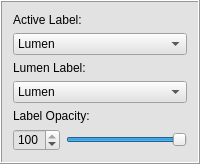
    <widget class="QFrame" name="frame_4">
     <property name="minimumSize">
      <size>
       <width>0</width>
       <height>0</height>
      </size>
     </property>
     <property name="styleSheet">
      <string notr="true">background-color: rgb(226, 226, 226)</string>
     </property>
     <property name="frameShape">
      <enum>QFrame::Box</enum>
     </property>
     <property name="frameShadow">
      <enum>QFrame::Raised</enum>
     </property>
     <layout class="QVBoxLayout" name="verticalLayout_9">
      <item>
       <widget class="QLabel" name="activeLabelLabel">
        <property name="font">
         <font>
          <family>Arial</family>
         </font>
        </property>
        <property name="text">
         <string>Active Label:</string>
        </property>
       </widget>
      </item>
      <item>
       <widget class="QComboBox" name="labelComboBox">
        <property name="font">
         <font>
          <family>Arial</family>
         </font>
        </property>
        <property name="iconSize">
         <size>
          <width>13</width>
          <height>13</height>
         </size>
        </property>
        <item>
         <property name="text">
          <string>Lumen</string>
         </property>
         <property name="icon">
          <iconset resource="../../resources/Project.qrc">
           <normaloff>:/icons/redbox.png</normaloff>:/icons/redbox.png</iconset>
         </property>
        </item>
        <item>
         <property name="text">
          <string>Vessel Wall</string>
         </property>
         <property name="icon">
          <iconset resource="../../resources/Project.qrc">
           <normaloff>:/icons/bluebox.png</normaloff>:/icons/bluebox.png</iconset>
         </property>
        </item>
        <item>
         <property name="text">
          <string>Calcification</string>
         </property>
         <property name="icon">
          <iconset resource="../../resources/Project.qrc">
           <normaloff>:/icons/greenbox.png</normaloff>:/icons/greenbox.png</iconset>
         </property>
        </item>
        <item>
         <property name="text">
          <string>Hemorrhage</string>
         </property>
         <property name="icon">
          <iconset resource="../../resources/Project.qrc">
           <normaloff>:/icons/yellowbox.png</normaloff>:/icons/yellowbox.png</iconset>
         </property>
        </item>
        <item>
         <property name="text">
          <string>LRNC</string>
         </property>
         <property name="icon">
          <iconset resource="../../resources/Project.qrc">
           <normaloff>:/icons/lightbluebox.png</normaloff>:/icons/lightbluebox.png</iconset>
         </property>
        </item>
        <item>
         <property name="text">
          <string>LM</string>
         </property>
         <property name="icon">
          <iconset resource="../../resources/Project.qrc">
           <normaloff>:/icons/purplebox.png</normaloff>:/icons/purplebox.png</iconset>
         </property>
        </item>
       </widget>
      </item>
      <item>
       <widget class="QLabel" name="lumenLabel">
        <property name="font">
         <font>
          <family>Arial</family>
         </font>
        </property>
        <property name="text">
         <string>Lumen Label:</string>
        </property>
       </widget>
      </item>
      <item>
       <widget class="QComboBox" name="lumenComboBox">
        <property name="font">
         <font>
          <family>Arial</family>
         </font>
        </property>
        <property name="iconSize">
         <size>
          <width>13</width>
          <height>13</height>
         </size>
        </property>
        <item>
         <property name="text">
          <string>Lumen</string>
         </property>
         <property name="icon">
          <iconset resource="../../resources/Project.qrc">
           <normaloff>:/icons/redbox.png</normaloff>:/icons/redbox.png</iconset>
         </property>
        </item>
       </widget>
      </item>
      <item>
       <layout class="QHBoxLayout" name="horizontalLayout_5">
        <property name="topMargin">
         <number>0</number>
        </property>
       </layout>
      </item>
      <item>
       <widget class="QLabel" name="label_13">
        <property name="font">
         <font>
          <family>Arial</family>
         </font>
        </property>
        <property name="text">
         <string>Label Opacity:</string>
        </property>
       </widget>
      </item>
      <item>
       <layout class="QHBoxLayout" name="horizontalLayout_6">
        <property name="topMargin">
         <number>0</number>
        </property>
        <property name="bottomMargin">
         <number>0</number>
        </property>
        <item>
         <widget class="QSpinBox" name="opacitySpinBox">
          <property name="maximum">
           <number>100</number>
          </property>
          <property name="value">
           <number>100</number>
          </property>
         </widget>
        </item>
        <item>
         <widget class="QSlider" name="opacitySlider">
          <property name="maximum">
           <number>100</number>
          </property>
          <property name="value">
           <number>100</number>
          </property>
          <property name="sliderPosition">
           <number>100</number>
          </property>
          <property name="orientation">
           <enum>Qt::Horizontal</enum>
          </property>
         </widget>
        </item>
       </layout>
      </item>
     </layout>
    </widget>
